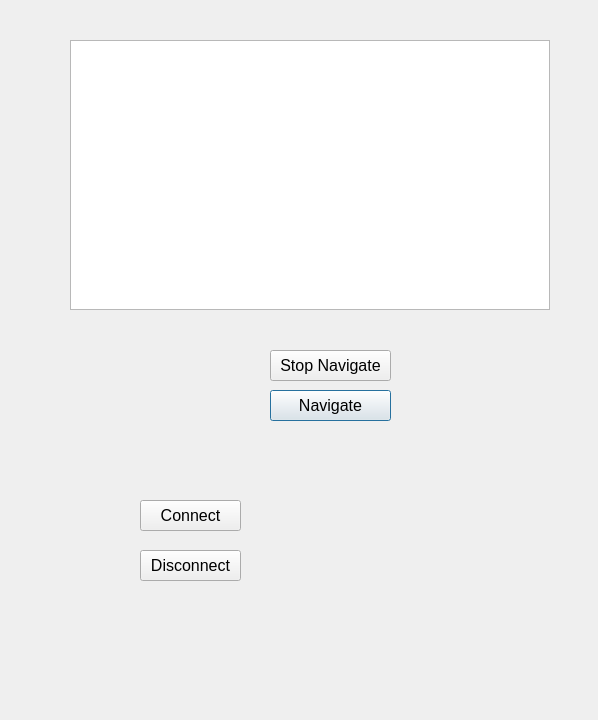
<?xml version="1.0" encoding="UTF-8"?>
<ui version="4.0">
 <class>Dialog</class>
 <widget class="QDialog" name="Dialog">
  <property name="geometry">
   <rect>
    <x>0</x>
    <y>0</y>
    <width>598</width>
    <height>720</height>
   </rect>
  </property>
  <property name="windowTitle">
   <string>Dialog</string>
  </property>
  <widget class="QPushButton" name="navigate_button">
   <property name="geometry">
    <rect>
     <x>270</x>
     <y>390</y>
     <width>121</width>
     <height>31</height>
    </rect>
   </property>
   <property name="font">
    <font>
     <pointsize>12</pointsize>
    </font>
   </property>
   <property name="text">
    <string>Navigate</string>
   </property>
  </widget>
  <widget class="QPushButton" name="stop_navigate_button">
   <property name="geometry">
    <rect>
     <x>270</x>
     <y>350</y>
     <width>121</width>
     <height>31</height>
    </rect>
   </property>
   <property name="font">
    <font>
     <pointsize>12</pointsize>
    </font>
   </property>
   <property name="text">
    <string>Stop Navigate</string>
   </property>
  </widget>
  <widget class="QGraphicsView" name="graphicsView">
   <property name="geometry">
    <rect>
     <x>70</x>
     <y>40</y>
     <width>480</width>
     <height>270</height>
    </rect>
   </property>
   <property name="font">
    <font>
     <pointsize>12</pointsize>
    </font>
   </property>
  </widget>
  <widget class="QPushButton" name="airsimConnect_button">
   <property name="geometry">
    <rect>
     <x>140</x>
     <y>500</y>
     <width>101</width>
     <height>31</height>
    </rect>
   </property>
   <property name="font">
    <font>
     <pointsize>12</pointsize>
    </font>
   </property>
   <property name="text">
    <string>Connect</string>
   </property>
  </widget>
  <widget class="QPushButton" name="airsimDisconnect_button">
   <property name="geometry">
    <rect>
     <x>140</x>
     <y>550</y>
     <width>101</width>
     <height>31</height>
    </rect>
   </property>
   <property name="font">
    <font>
     <pointsize>12</pointsize>
    </font>
   </property>
   <property name="text">
    <string>Disconnect</string>
   </property>
  </widget>
 </widget>
 <resources/>
 <connections/>
</ui>
